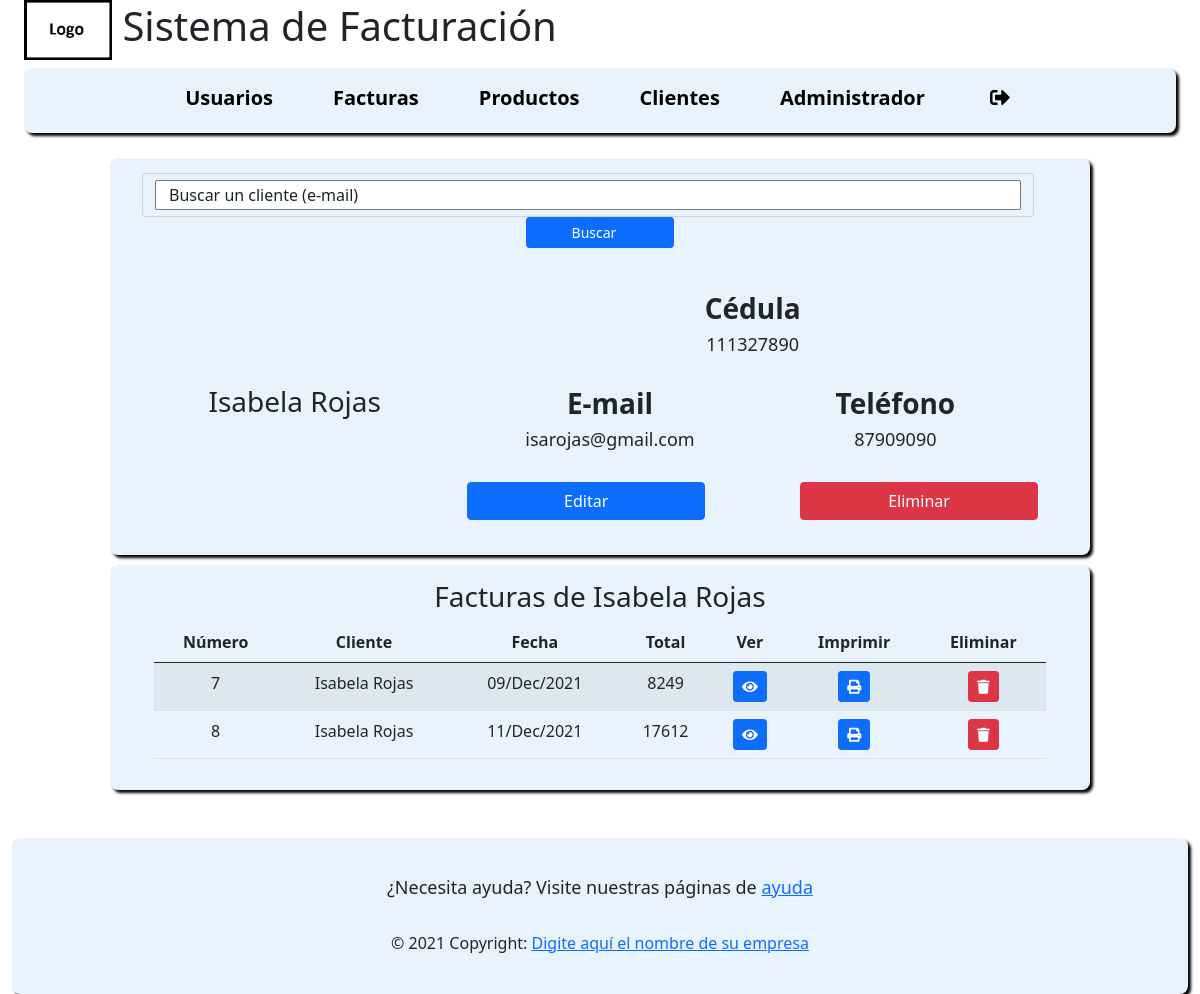
Screenshot of /?c=read_customer&id=2 (signed in) with the database file from the repository.
### tables this page shows
CREATE TABLE `customer` (
  `id` int(11) NOT NULL,
  `ced` int(11) NOT NULL,
  `name` varchar(100) NOT NULL,
  `email` varchar(100) NOT NULL,
  `phone` int(11) NOT NULL
);

CREATE TABLE `invoice` (
  `order_id` int(11) NOT NULL,
  `cashier_id` int(11) NOT NULL,
  `customer_id` int(11) NOT NULL,
  `customer_cedula` int(11) NOT NULL,
  `customer_name` varchar(100) NOT NULL,
  `customer_phone` int(11) NOT NULL,
  `customer_email` varchar(100) NOT NULL,
  `date` date NOT NULL,
  `sub_total` float NOT NULL,
  `total` float NOT NULL,
  `tax` float NOT NULL
);

### controller/read_customer.php (called while the page is built, shortened)
<?php
include_once 'model/customer.php';
if ($_POST) {
    $search_customer = new customer(0, 0, "", addslashes($_POST['email']),0);
    if ($search_customer->email_exists(addslashes($_POST['email']))) {
        $customer = $search_customer->select();
        $current_id = $customer->get_id();
    } else {
        $msg = "El cliente no existe.";
        $customer = $search_customer->select($_GET['current_id']);
        $current_id = $_GET['current_id'];
    }
} else if (isset($_GET['id']) || isset($_SESSION['id'])) {
    $new_customer = new customer();
    if (isset($_GET['id'])) {
        if (!$new_customer->id_exists($_GET['id'])) {
            $msg = "El cliente no existe.";
        } else {
            $customer = $new_customer->select($_GET['id']);
            $current_id = $_GET['id'];
        }
    } else {
        $customer = $new_customer->select($_SESSION['id']);
        $current_id = $_SESSION['id'];
    }
}
include_once "model/invoice.php";
$invoice = new Invoice();
$invoices = $invoice->selectReportByClient($customer->get_id());
if ($invoices) {
    $invoices_validation = "Facturas de " . $customer->name;
} else {
    $invoices_validation = $customer->name . " no tiene facturas.";
}
include 'view/customer.php';

### model/customer.php (called while the page is built, shortened)
<?php
include_once "model/Connection.php";
class customer {
    private $id;
    private $ced;
    public $email;
    public function __construct($id = 0, $ced = 0, $name = "", $email = "", $phone = 0) {
        $this->id = $id;
        $this->ced = $ced;
        $this->name = $name;
        $this->email = $email;
        $this->phone = $phone;
    }
    function get_id() {
        return $this->id;
    }
    function get_ced() {
        return $this->ced;
    }
        function select($by_id = 0) {
        $query = "SELECT * FROM customer";
         if ($by_id) {
            $query .= " WHERE id = '$by_id'";
        } else {
            $query .= " WHERE email = '$this->email'";
        }
        $pdo = new Connection();
        $results = $pdo->open()->query($query);
        $row = $results->fetch();
        $customer = new customer($row['id'], $row['ced'], $row['name'], $row['email'],
                $row['phone']);
        return $customer;
    }
}

### model/connection.php (called while the page is built, shortened)
<?php
class Connection {
    private $str;
    function __construct() {
        $this->str = "mysql:host=" . DB_HOST . ";dbname=" . DB_NAME;
    }
    public function open() {
        try {
            return new PDO($this->str, DB_USER, DB_PASSWORD);
        } catch (PDOException $ex) {
            error_log("ERROR EN " . __FILE__ . " EN LA LINEA" . __LINE__ . " EL ERROR :" . $ex->getMessage());
            return NULL;
        }
    }
}

### model/invoice.php (called while the page is built, shortened)
<?php
include_once "model/Connection.php";
class invoice {
    public function __construct($order_id = 0, $cashier_id = 0, $customer_id = 0, $customer_cedula = "",
    $customer_name = "", $customer_phone = "",$customer_email = "", $date = 0, $sub_total = 0, $total = 0, $tax = 0) {
         $this->order_id = $order_id;
         $this->customer_name = $customer_name;
         $this->date = $date;
         $this->total = $total;
    }
    function selectReportByClient($customer_id) {
        $query = "SELECT * FROM invoice";
        $query .= " WHERE customer_id = '$customer_id'";
        $pdo = new Connection();
        $results = $pdo->open()->query($query);
        $rows = [];
        foreach ($results->fetchAll() as $row) {
            $rows[] = new invoice($row['order_id'], $row['cashier_id'], $row['customer_id'], $row['customer_cedula']
            , $row['customer_name'], $row['customer_phone'], $row['customer_email'],
            $row['date'], $row['sub_total'], $row['total'], $row['tax']);
        }
        return $rows;
    }
}

### view/customer.php (the view)
<div class="contaimer-fluid full-screen">
    <div class="row description all-height justify-content-center col-xs-12 col-sm-12 col-md-12 col-lg-12 col-xl-10">
        <form method="POST" action='./?c=read_customer&current_id=<?php echo $current_id ?>'>
            <div class="form-group">
            <div class="form-control soft-blue-background row">
            <input class="col-xs-12 col-sm-12 col-md-12 col-lg-12 col-xl-12" type="text" name="email" placeholder="Buscar un cliente (e-mail)" required>
                </div>
                <input class= "icon-padding btn btn-primary btn-sm col-xs-12 col-sm-12 col-md-10 col-lg-2 col-xl-2" type="submit" value="Buscar">
            </div><br>
        </form>
        <?php if (isset($msg)) { ?>
            <h3 class="mb-4 "><?php echo $msg ?></h3>
        <?php } else { ?>
            <div class="profile-pic-back user-profile col-xs-12 col-sm-12 col-md-12 col-lg-3 col-xl-4">
                <div class="card-block text-center">
                    <h3><?php echo $customer->name ?></h6>
                </div>
            </div>
            <div class="col-xs-12 col-sm-12 col-md-12 col-lg-9 col-xl-8">
                <div class="card-block">
                    <div class="padd-bottom col-sm-12">
                        <h3 class="f-w-600">Cédula</h3>
                        <h6 ><?php echo $customer->get_ced() ?></h6><br>
                    </div>
                    <div class="row">
                        <div class="col-xs-12 col-sm-12 col-md-12 col-lg-6 col-xl-6">
                            <h3 class=" f-w-600">E-mail</h3>
                            <h6><?php echo $customer->email ?></h6>
                            <br>
                        </div>
                        <div class="padd-bottom col-xs-12 col-sm-12 col-md-12 col-lg-6 col-xl-6">
                            <h3 class="f-w-600">Teléfono</h3>
                            <h6><?php echo $customer->phone ?></h6>
                        </div>
                                <a href ='?c=update_customer&id=<?php echo $customer->get_id() ?>'  class="btn btn-primary col-xs-12 col-sm-12 col-md-6 col-lg-4 col-xl-5">Editar</a>
                                <a href ='?c=delete_customer&id=<?php echo $customer->get_id() ?>'  class="btn btn-danger offset-2 col-xs-12 col-sm-12 col-md-6 col-lg-4 col-xl-5">Eliminar</a>
                    </div>
                </div>
            </div>
        </div>
        <div class="content-element row description margin-top-space col-xs-12 col-sm-12 col-md-12 col-lg-12 col-xl-10">
            <h3><?php echo $invoices_validation ?></h3>
            <?php if($invoices) { ?>
            <div class= "col-xs-12 col-sm-12 col-md-12 col-lg-12 col-xl-12">
            <table id="data-table" class="table table-condensed table-hover table-striped">
            <thead>
                <tr>
                <th>Número</th>
                <th>Cliente</th>
                <th>Fecha</th>
                <th>Total</th>
                <th>Ver</th>
                <th>Imprimir</th>
                <th>Eliminar</th>
                </tr>
            </thead>
            <?php foreach ($invoices as $invoice) { ?>
            <?php $invoice_date = date("d/M/Y", strtotime($invoice->date));  ?>
                <tr>
                    <td><?php echo $invoice->order_id?></td>
                    <td><?php echo $invoice->customer_name?></td>
                    <td><?php echo $invoice_date?></td>
                    <td><?php echo $invoice->total?></td>
                    <td><a href="?c=read_invoice&order_id=<?php echo $invoice->order_id ?>" title="View Invoice"><button class="btn btn-primary btn-sm"><i class="fa fa-eye"></i></button></a></td>
                    <td><a href="?c=print_invoice&order_id=<?php echo $invoice->order_id ?>" title="Print Invoice"><button class="btn btn-primary btn-sm"><i class="fa fa-print"></i></button></a></td>
                    <td><a href="?c=delete_invoice&order_id=<?php echo $invoice->order_id ?>" title="Delete Invoice"><button class="btn btn-danger btn-sm"><i class="fa fa-trash"></i></button></a></td>
                    </tr>
            <?php } ?>
            </table>
            </div>
            <?php } ?>
        </div>
    <?php } ?>
</div>

### css/style.css (style rules this page uses)
body { min-height: 100vh; background-color: white; background-position: center center; background-repeat: no-repeat; background-attachment: fixed; background-size: cover; backdrop-filter: blur(5px); }
.content-element { margin-top: 25px; margin: 0 auto; text-align: center; }
.full-screen { min-height: 620px; padding-top: 25px; }
.soft-blue-background { background-color: #e8f3fd; }
.description { padding: 15px 32px; background-color: #e8f3fd; text-align: center; margin: auto; border-radius: 8px; box-shadow: 3px 3px 3px black; }
::placeholder { color: #17252a; text-shadow: none; }
.all-height { min-height:375px; }
.icon-padding { padding-right: 20px; margin:auto; }
.profile-pic-back { display:block; margin: auto; word-wrap: break-word; }
h6 { font-size: 18px }
.card-block { padding: 1.25rem }
.f-w-600 { font-weight: 600 }
.padd-bottom { padding-bottom: 1; }
.margin-top-space { margin-top: 10px; }

### rows the page displays
customer: name "Isabela Rojas", ced "111327890", email "isarojas@gmail.com", phone "87909090", name "Facturas de Isabela Rojas"
invoice: order_id "7", customer_name "Isabela Rojas", date "09/Dec/2021", total "8249"
invoice: order_id "8", customer_name "Isabela Rojas", date "11/Dec/2021", total "17612"

### other values shown
substr($_SESSION['name'], 0, 30) "Administrador"
